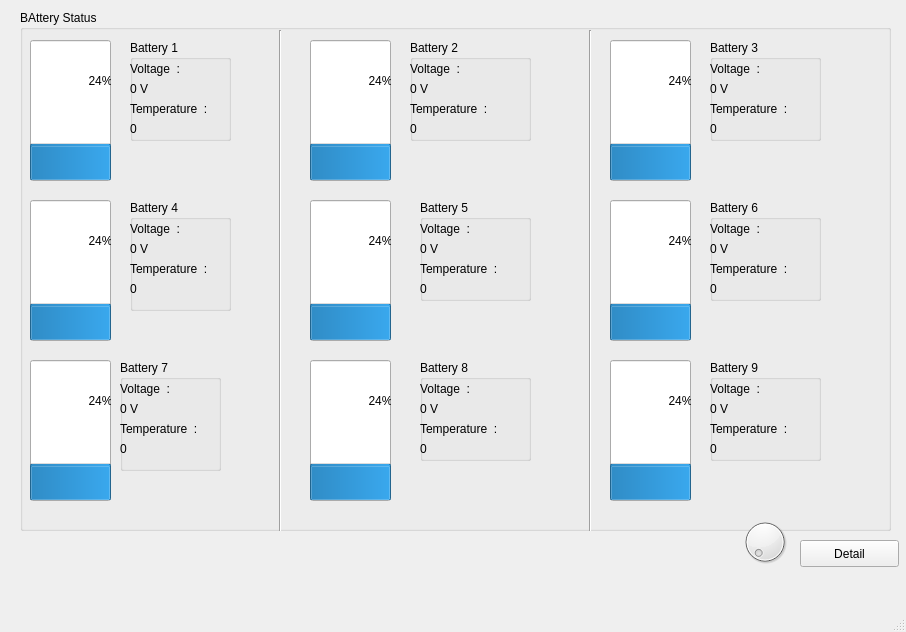
<?xml version="1.0" encoding="UTF-8"?>
<ui version="4.0">
 <class>MainWindow</class>
 <widget class="QMainWindow" name="MainWindow">
  <property name="geometry">
   <rect>
    <x>0</x>
    <y>0</y>
    <width>906</width>
    <height>632</height>
   </rect>
  </property>
  <property name="windowTitle">
   <string>MainWindow</string>
  </property>
  <widget class="QWidget" name="centralwidget">
   <widget class="QStackedWidget" name="stackedWidget">
    <property name="geometry">
     <rect>
      <x>10</x>
      <y>10</y>
      <width>891</width>
      <height>561</height>
     </rect>
    </property>
    <property name="currentIndex">
     <number>0</number>
    </property>
    <widget class="QWidget" name="page_1">
     <widget class="QGroupBox" name="groupBox">
      <property name="geometry">
       <rect>
        <x>10</x>
        <y>0</y>
        <width>871</width>
        <height>521</height>
       </rect>
      </property>
      <property name="title">
       <string>BAttery Status</string>
      </property>
      <widget class="QProgressBar" name="progressBar_3">
       <property name="geometry">
        <rect>
         <x>590</x>
         <y>30</y>
         <width>81</width>
         <height>141</height>
        </rect>
       </property>
       <property name="layoutDirection">
        <enum>Qt::LeftToRight</enum>
       </property>
       <property name="autoFillBackground">
        <bool>false</bool>
       </property>
       <property name="value">
        <number>24</number>
       </property>
       <property name="orientation">
        <enum>Qt::Vertical</enum>
       </property>
       <property name="textDirection">
        <enum>QProgressBar::TopToBottom</enum>
       </property>
      </widget>
      <widget class="QProgressBar" name="progressBar_2">
       <property name="geometry">
        <rect>
         <x>290</x>
         <y>30</y>
         <width>81</width>
         <height>141</height>
        </rect>
       </property>
       <property name="layoutDirection">
        <enum>Qt::LeftToRight</enum>
       </property>
       <property name="autoFillBackground">
        <bool>false</bool>
       </property>
       <property name="value">
        <number>24</number>
       </property>
       <property name="orientation">
        <enum>Qt::Vertical</enum>
       </property>
       <property name="textDirection">
        <enum>QProgressBar::TopToBottom</enum>
       </property>
      </widget>
      <widget class="QProgressBar" name="progressBar">
       <property name="geometry">
        <rect>
         <x>10</x>
         <y>30</y>
         <width>81</width>
         <height>141</height>
        </rect>
       </property>
       <property name="contextMenuPolicy">
        <enum>Qt::DefaultContextMenu</enum>
       </property>
       <property name="layoutDirection">
        <enum>Qt::LeftToRight</enum>
       </property>
       <property name="autoFillBackground">
        <bool>false</bool>
       </property>
       <property name="value">
        <number>24</number>
       </property>
       <property name="textVisible">
        <bool>true</bool>
       </property>
       <property name="orientation">
        <enum>Qt::Vertical</enum>
       </property>
       <property name="invertedAppearance">
        <bool>false</bool>
       </property>
       <property name="textDirection">
        <enum>QProgressBar::TopToBottom</enum>
       </property>
      </widget>
      <widget class="QProgressBar" name="progressBar_4">
       <property name="geometry">
        <rect>
         <x>10</x>
         <y>190</y>
         <width>81</width>
         <height>141</height>
        </rect>
       </property>
       <property name="layoutDirection">
        <enum>Qt::LeftToRight</enum>
       </property>
       <property name="autoFillBackground">
        <bool>false</bool>
       </property>
       <property name="value">
        <number>24</number>
       </property>
       <property name="orientation">
        <enum>Qt::Vertical</enum>
       </property>
       <property name="textDirection">
        <enum>QProgressBar::TopToBottom</enum>
       </property>
      </widget>
      <widget class="QProgressBar" name="progressBar_5">
       <property name="enabled">
        <bool>true</bool>
       </property>
       <property name="geometry">
        <rect>
         <x>290</x>
         <y>190</y>
         <width>81</width>
         <height>141</height>
        </rect>
       </property>
       <property name="layoutDirection">
        <enum>Qt::LeftToRight</enum>
       </property>
       <property name="autoFillBackground">
        <bool>false</bool>
       </property>
       <property name="minimum">
        <number>0</number>
       </property>
       <property name="value">
        <number>24</number>
       </property>
       <property name="alignment">
        <set>Qt::AlignCenter</set>
       </property>
       <property name="orientation">
        <enum>Qt::Vertical</enum>
       </property>
       <property name="invertedAppearance">
        <bool>false</bool>
       </property>
       <property name="textDirection">
        <enum>QProgressBar::TopToBottom</enum>
       </property>
      </widget>
      <widget class="QProgressBar" name="progressBar_6">
       <property name="geometry">
        <rect>
         <x>590</x>
         <y>190</y>
         <width>81</width>
         <height>141</height>
        </rect>
       </property>
       <property name="layoutDirection">
        <enum>Qt::LeftToRight</enum>
       </property>
       <property name="autoFillBackground">
        <bool>false</bool>
       </property>
       <property name="value">
        <number>24</number>
       </property>
       <property name="orientation">
        <enum>Qt::Vertical</enum>
       </property>
       <property name="textDirection">
        <enum>QProgressBar::TopToBottom</enum>
       </property>
      </widget>
      <widget class="QProgressBar" name="progressBar_7">
       <property name="geometry">
        <rect>
         <x>10</x>
         <y>350</y>
         <width>81</width>
         <height>141</height>
        </rect>
       </property>
       <property name="layoutDirection">
        <enum>Qt::LeftToRight</enum>
       </property>
       <property name="autoFillBackground">
        <bool>false</bool>
       </property>
       <property name="value">
        <number>24</number>
       </property>
       <property name="orientation">
        <enum>Qt::Vertical</enum>
       </property>
       <property name="textDirection">
        <enum>QProgressBar::TopToBottom</enum>
       </property>
      </widget>
      <widget class="QProgressBar" name="progressBar_8">
       <property name="geometry">
        <rect>
         <x>290</x>
         <y>350</y>
         <width>81</width>
         <height>141</height>
        </rect>
       </property>
       <property name="layoutDirection">
        <enum>Qt::LeftToRight</enum>
       </property>
       <property name="autoFillBackground">
        <bool>false</bool>
       </property>
       <property name="value">
        <number>24</number>
       </property>
       <property name="orientation">
        <enum>Qt::Vertical</enum>
       </property>
       <property name="textDirection">
        <enum>QProgressBar::TopToBottom</enum>
       </property>
      </widget>
      <widget class="QProgressBar" name="progressBar_9">
       <property name="geometry">
        <rect>
         <x>590</x>
         <y>350</y>
         <width>81</width>
         <height>141</height>
        </rect>
       </property>
       <property name="layoutDirection">
        <enum>Qt::LeftToRight</enum>
       </property>
       <property name="autoFillBackground">
        <bool>false</bool>
       </property>
       <property name="value">
        <number>24</number>
       </property>
       <property name="orientation">
        <enum>Qt::Vertical</enum>
       </property>
       <property name="textDirection">
        <enum>QProgressBar::TopToBottom</enum>
       </property>
      </widget>
      <widget class="Line" name="line">
       <property name="geometry">
        <rect>
         <x>250</x>
         <y>20</y>
         <width>20</width>
         <height>511</height>
        </rect>
       </property>
       <property name="orientation">
        <enum>Qt::Vertical</enum>
       </property>
      </widget>
      <widget class="QGroupBox" name="groupBox_8">
       <property name="geometry">
        <rect>
         <x>100</x>
         <y>350</y>
         <width>101</width>
         <height>111</height>
        </rect>
       </property>
       <property name="title">
        <string>Battery 7</string>
       </property>
       <widget class="QLabel" name="voltage_7">
        <property name="geometry">
         <rect>
          <x>0</x>
          <y>40</y>
          <width>41</width>
          <height>17</height>
         </rect>
        </property>
        <property name="text">
         <string>0 V</string>
        </property>
       </widget>
       <widget class="QLabel" name="label_59">
        <property name="geometry">
         <rect>
          <x>0</x>
          <y>60</y>
          <width>111</width>
          <height>17</height>
         </rect>
        </property>
        <property name="text">
         <string>Temperature  :</string>
        </property>
       </widget>
       <widget class="QLabel" name="label_60">
        <property name="geometry">
         <rect>
          <x>0</x>
          <y>20</y>
          <width>67</width>
          <height>17</height>
         </rect>
        </property>
        <property name="text">
         <string>Voltage  :</string>
        </property>
       </widget>
       <widget class="QLabel" name="temp_7">
        <property name="geometry">
         <rect>
          <x>0</x>
          <y>80</y>
          <width>51</width>
          <height>17</height>
         </rect>
        </property>
        <property name="text">
         <string>0 </string>
        </property>
       </widget>
      </widget>
      <widget class="QGroupBox" name="groupBox_5">
       <property name="geometry">
        <rect>
         <x>110</x>
         <y>190</y>
         <width>101</width>
         <height>111</height>
        </rect>
       </property>
       <property name="title">
        <string>Battery 4</string>
       </property>
       <widget class="QLabel" name="voltage_4">
        <property name="geometry">
         <rect>
          <x>0</x>
          <y>40</y>
          <width>41</width>
          <height>17</height>
         </rect>
        </property>
        <property name="text">
         <string>0 V</string>
        </property>
       </widget>
       <widget class="QLabel" name="label_20">
        <property name="geometry">
         <rect>
          <x>0</x>
          <y>60</y>
          <width>111</width>
          <height>17</height>
         </rect>
        </property>
        <property name="text">
         <string>Temperature  :</string>
        </property>
       </widget>
       <widget class="QLabel" name="label_21">
        <property name="geometry">
         <rect>
          <x>0</x>
          <y>20</y>
          <width>67</width>
          <height>17</height>
         </rect>
        </property>
        <property name="text">
         <string>Voltage  :</string>
        </property>
       </widget>
       <widget class="QLabel" name="temp_4">
        <property name="geometry">
         <rect>
          <x>0</x>
          <y>80</y>
          <width>71</width>
          <height>17</height>
         </rect>
        </property>
        <property name="text">
         <string>0 </string>
        </property>
       </widget>
      </widget>
      <widget class="QGroupBox" name="groupBox_2">
       <property name="geometry">
        <rect>
         <x>110</x>
         <y>30</y>
         <width>101</width>
         <height>101</height>
        </rect>
       </property>
       <property name="title">
        <string>Battery 1</string>
       </property>
       <widget class="QLabel" name="label_10">
        <property name="geometry">
         <rect>
          <x>0</x>
          <y>20</y>
          <width>67</width>
          <height>17</height>
         </rect>
        </property>
        <property name="text">
         <string>Voltage  :</string>
        </property>
       </widget>
       <widget class="QLabel" name="label_12">
        <property name="geometry">
         <rect>
          <x>0</x>
          <y>60</y>
          <width>111</width>
          <height>17</height>
         </rect>
        </property>
        <property name="text">
         <string>Temperature  :</string>
        </property>
       </widget>
       <widget class="QLabel" name="voltage_1">
        <property name="geometry">
         <rect>
          <x>0</x>
          <y>40</y>
          <width>41</width>
          <height>17</height>
         </rect>
        </property>
        <property name="text">
         <string>0 V</string>
        </property>
       </widget>
       <widget class="QLabel" name="temp_1">
        <property name="geometry">
         <rect>
          <x>0</x>
          <y>80</y>
          <width>71</width>
          <height>17</height>
         </rect>
        </property>
        <property name="text">
         <string>0</string>
        </property>
       </widget>
      </widget>
      <widget class="QGroupBox" name="groupBox_4">
       <property name="geometry">
        <rect>
         <x>690</x>
         <y>30</y>
         <width>111</width>
         <height>101</height>
        </rect>
       </property>
       <property name="title">
        <string>Battery 3</string>
       </property>
       <widget class="QLabel" name="voltage_3">
        <property name="geometry">
         <rect>
          <x>0</x>
          <y>40</y>
          <width>41</width>
          <height>17</height>
         </rect>
        </property>
        <property name="text">
         <string>0 V</string>
        </property>
       </widget>
       <widget class="QLabel" name="label_17">
        <property name="geometry">
         <rect>
          <x>0</x>
          <y>60</y>
          <width>111</width>
          <height>17</height>
         </rect>
        </property>
        <property name="text">
         <string>Temperature  :</string>
        </property>
       </widget>
       <widget class="QLabel" name="label_18">
        <property name="geometry">
         <rect>
          <x>0</x>
          <y>20</y>
          <width>67</width>
          <height>17</height>
         </rect>
        </property>
        <property name="text">
         <string>Voltage  :</string>
        </property>
       </widget>
       <widget class="QLabel" name="temp_3">
        <property name="geometry">
         <rect>
          <x>0</x>
          <y>80</y>
          <width>71</width>
          <height>17</height>
         </rect>
        </property>
        <property name="text">
         <string>0 </string>
        </property>
       </widget>
      </widget>
      <widget class="QGroupBox" name="groupBox_10">
       <property name="geometry">
        <rect>
         <x>690</x>
         <y>350</y>
         <width>111</width>
         <height>101</height>
        </rect>
       </property>
       <property name="title">
        <string>Battery 9</string>
       </property>
       <widget class="QLabel" name="voltage_9">
        <property name="geometry">
         <rect>
          <x>0</x>
          <y>40</y>
          <width>41</width>
          <height>17</height>
         </rect>
        </property>
        <property name="text">
         <string>0 V</string>
        </property>
       </widget>
       <widget class="QLabel" name="label_65">
        <property name="geometry">
         <rect>
          <x>0</x>
          <y>60</y>
          <width>111</width>
          <height>17</height>
         </rect>
        </property>
        <property name="text">
         <string>Temperature  :</string>
        </property>
       </widget>
       <widget class="QLabel" name="label_66">
        <property name="geometry">
         <rect>
          <x>0</x>
          <y>20</y>
          <width>67</width>
          <height>17</height>
         </rect>
        </property>
        <property name="text">
         <string>Voltage  :</string>
        </property>
       </widget>
       <widget class="QLabel" name="temp_9">
        <property name="geometry">
         <rect>
          <x>0</x>
          <y>80</y>
          <width>71</width>
          <height>17</height>
         </rect>
        </property>
        <property name="text">
         <string>0 </string>
        </property>
       </widget>
      </widget>
      <widget class="QGroupBox" name="groupBox_9">
       <property name="geometry">
        <rect>
         <x>400</x>
         <y>350</y>
         <width>111</width>
         <height>101</height>
        </rect>
       </property>
       <property name="title">
        <string>Battery 8</string>
       </property>
       <widget class="QLabel" name="voltage_8">
        <property name="geometry">
         <rect>
          <x>0</x>
          <y>40</y>
          <width>41</width>
          <height>17</height>
         </rect>
        </property>
        <property name="text">
         <string>0 V</string>
        </property>
       </widget>
       <widget class="QLabel" name="label_62">
        <property name="geometry">
         <rect>
          <x>0</x>
          <y>60</y>
          <width>111</width>
          <height>17</height>
         </rect>
        </property>
        <property name="text">
         <string>Temperature  :</string>
        </property>
       </widget>
       <widget class="QLabel" name="label_63">
        <property name="geometry">
         <rect>
          <x>0</x>
          <y>20</y>
          <width>67</width>
          <height>17</height>
         </rect>
        </property>
        <property name="text">
         <string>Voltage  :</string>
        </property>
       </widget>
       <widget class="QLabel" name="temp_8">
        <property name="geometry">
         <rect>
          <x>0</x>
          <y>80</y>
          <width>71</width>
          <height>17</height>
         </rect>
        </property>
        <property name="text">
         <string>0 </string>
        </property>
       </widget>
      </widget>
      <widget class="QGroupBox" name="groupBox_7">
       <property name="geometry">
        <rect>
         <x>690</x>
         <y>190</y>
         <width>111</width>
         <height>101</height>
        </rect>
       </property>
       <property name="title">
        <string>Battery 6</string>
       </property>
       <widget class="QLabel" name="voltage_6">
        <property name="geometry">
         <rect>
          <x>0</x>
          <y>40</y>
          <width>41</width>
          <height>17</height>
         </rect>
        </property>
        <property name="text">
         <string>0 V</string>
        </property>
       </widget>
       <widget class="QLabel" name="label_26">
        <property name="geometry">
         <rect>
          <x>0</x>
          <y>60</y>
          <width>111</width>
          <height>17</height>
         </rect>
        </property>
        <property name="text">
         <string>Temperature  :</string>
        </property>
       </widget>
       <widget class="QLabel" name="label_27">
        <property name="geometry">
         <rect>
          <x>0</x>
          <y>20</y>
          <width>67</width>
          <height>17</height>
         </rect>
        </property>
        <property name="text">
         <string>Voltage  :</string>
        </property>
       </widget>
       <widget class="QLabel" name="temp_6">
        <property name="geometry">
         <rect>
          <x>0</x>
          <y>80</y>
          <width>71</width>
          <height>17</height>
         </rect>
        </property>
        <property name="text">
         <string>0 </string>
        </property>
       </widget>
      </widget>
      <widget class="QGroupBox" name="groupBox_3">
       <property name="geometry">
        <rect>
         <x>390</x>
         <y>30</y>
         <width>121</width>
         <height>101</height>
        </rect>
       </property>
       <property name="title">
        <string>Battery 2</string>
       </property>
       <widget class="QLabel" name="voltage_2">
        <property name="geometry">
         <rect>
          <x>0</x>
          <y>40</y>
          <width>41</width>
          <height>17</height>
         </rect>
        </property>
        <property name="text">
         <string>0 V</string>
        </property>
       </widget>
       <widget class="QLabel" name="label_14">
        <property name="geometry">
         <rect>
          <x>0</x>
          <y>60</y>
          <width>111</width>
          <height>17</height>
         </rect>
        </property>
        <property name="text">
         <string>Temperature  :</string>
        </property>
       </widget>
       <widget class="QLabel" name="label_15">
        <property name="geometry">
         <rect>
          <x>0</x>
          <y>20</y>
          <width>67</width>
          <height>17</height>
         </rect>
        </property>
        <property name="text">
         <string>Voltage  :</string>
        </property>
       </widget>
       <widget class="QLabel" name="temp_2">
        <property name="geometry">
         <rect>
          <x>0</x>
          <y>80</y>
          <width>71</width>
          <height>17</height>
         </rect>
        </property>
        <property name="text">
         <string>0 </string>
        </property>
       </widget>
      </widget>
      <widget class="QGroupBox" name="groupBox_6">
       <property name="geometry">
        <rect>
         <x>400</x>
         <y>190</y>
         <width>111</width>
         <height>101</height>
        </rect>
       </property>
       <property name="title">
        <string>Battery 5</string>
       </property>
       <widget class="QLabel" name="voltage_5">
        <property name="geometry">
         <rect>
          <x>0</x>
          <y>40</y>
          <width>41</width>
          <height>17</height>
         </rect>
        </property>
        <property name="text">
         <string>0 V</string>
        </property>
       </widget>
       <widget class="QLabel" name="label_23">
        <property name="geometry">
         <rect>
          <x>0</x>
          <y>60</y>
          <width>111</width>
          <height>17</height>
         </rect>
        </property>
        <property name="text">
         <string>Temperature  :</string>
        </property>
       </widget>
       <widget class="QLabel" name="label_24">
        <property name="geometry">
         <rect>
          <x>0</x>
          <y>20</y>
          <width>67</width>
          <height>17</height>
         </rect>
        </property>
        <property name="text">
         <string>Voltage  :</string>
        </property>
       </widget>
       <widget class="QLabel" name="temp_5">
        <property name="geometry">
         <rect>
          <x>0</x>
          <y>80</y>
          <width>71</width>
          <height>17</height>
         </rect>
        </property>
        <property name="text">
         <string>0 </string>
        </property>
       </widget>
      </widget>
      <widget class="Line" name="line_2">
       <property name="geometry">
        <rect>
         <x>560</x>
         <y>20</y>
         <width>20</width>
         <height>511</height>
        </rect>
       </property>
       <property name="orientation">
        <enum>Qt::Vertical</enum>
       </property>
      </widget>
     </widget>
     <widget class="QPushButton" name="pushButton">
      <property name="geometry">
       <rect>
        <x>790</x>
        <y>530</y>
        <width>99</width>
        <height>27</height>
       </rect>
      </property>
      <property name="text">
       <string>Detail</string>
      </property>
     </widget>
     <widget class="QDial" name="dial">
      <property name="geometry">
       <rect>
        <x>730</x>
        <y>500</y>
        <width>50</width>
        <height>64</height>
       </rect>
      </property>
     </widget>
    </widget>
    <widget class="QWidget" name="page_2">
     <widget class="QPushButton" name="pushButton_2">
      <property name="geometry">
       <rect>
        <x>790</x>
        <y>530</y>
        <width>99</width>
        <height>27</height>
       </rect>
      </property>
      <property name="text">
       <string>Back</string>
      </property>
     </widget>
    </widget>
   </widget>
  </widget>
  <widget class="QMenuBar" name="menubar">
   <property name="geometry">
    <rect>
     <x>0</x>
     <y>0</y>
     <width>906</width>
     <height>25</height>
    </rect>
   </property>
  </widget>
  <widget class="QStatusBar" name="statusbar"/>
 </widget>
 <resources/>
 <connections/>
</ui>
